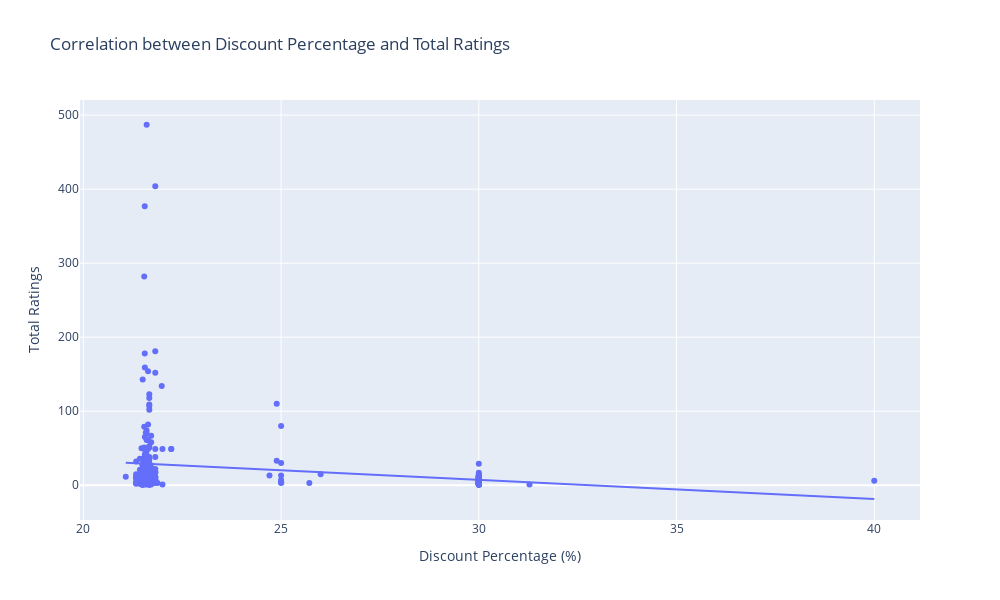

Notebook cell for this chart:
### Code cell
# Calculate the correlation coefficient
corr_coef, _ = pearsonr(df['Discount Percentage'], df['Total Ratings'])
print(f'Correlation Coefficient: {corr_coef:.2f}')

# Create scatter plot with trendline
fig = px.scatter(df, x='Discount Percentage', y='Total Ratings', trendline='ols',
                 title='Correlation between Discount Percentage and Total Ratings',
                 labels={'Discount Percentage': 'Discount Percentage (%)', 'Total Ratings': 'Total Ratings'})

# Adjust the figure size
fig.update_layout(
    width=1000,  # Set the width of the figure
    height=600   # Set the height of the figure
)

iplot(fig)

### Figure 1 — Plotly figure (JSON) as saved in the notebook; plotly's stock layout.template omitted (floating-point values rounded to 4 significant figures; data arrays with more than 128 entries replaced by an {"elided": "..."} marker saying what was removed)
{"data": [{"hovertemplate": "Discount Percentage (%)=%{x}<br>Total Ratings=%{y}<extra></extra>", "legendgroup": "", "marker": {"color": "#636efa", "symbol": "circle"}, "mode": "markers", "name": "", "orientation": "v", "showlegend": false, "type": "scatter", "x": {"elided": "337 float values"}, "xaxis": "x", "y": {"elided": "337 float values"}, "yaxis": "y"}, {"hovertemplate": "<b>OLS trendline</b><br>Total Ratings = -2.59106 * Discount Percentage + 85.051<br>R<sup>2</sup>=0.038067<br><br>Discount Percentage (%)=%{x}<br>Total Ratings=%{y} <b>(trend)</b><extra></extra>", "legendgroup": "", "marker": {"color": "#636efa", "symbol": "circle"}, "mode": "lines", "name": "", "showlegend": false, "type": "scatter", "x": {"elided": "337 float values"}, "xaxis": "x", "y": {"elided": "337 float values"}, "yaxis": "y"}], "layout": {"height": 600, "legend": {"tracegroupgap": 0}, "title": {"text": "Correlation between Discount Percentage and Total Ratings"}, "width": 1000, "xaxis": {"anchor": "y", "domain": [0, 1], "title": {"text": "Discount Percentage (%)"}}, "yaxis": {"anchor": "x", "domain": [0, 1], "title": {"text": "Total Ratings"}}}}
